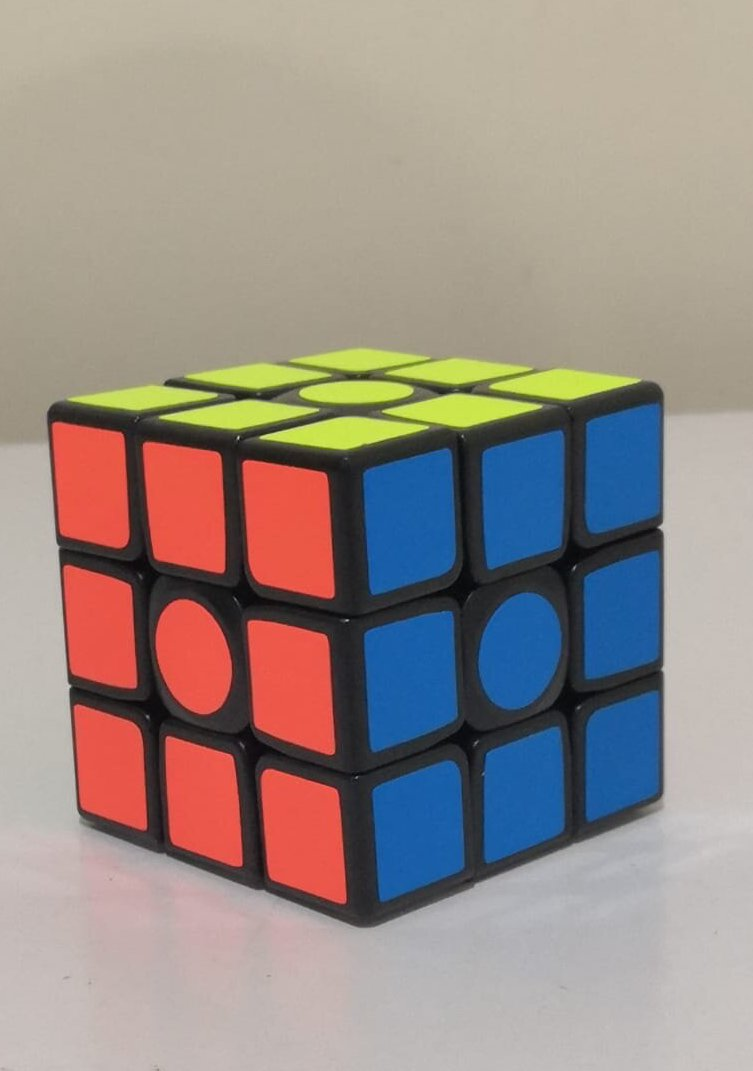
#> input picture object.jpg, 753 x 1071 px
$ jupyter execute --allow-errors 'Camera Calibration.ipynb'   (shell and % lines are left out)
#> lines starting #> are read from the running program, lines starting #| are printed output that depends on the picture; long printed decimals are rounded
## Computer Vision(CS 436, CS5310, EE513) Programming Assignment#2

###  In this part of assignment you'll be determining the intrinsic and extrinsic parameters of a your mobile phone camera using camera calibration techniques.
### Undergrad students have to strictly follow the handout and implement the procedure outlined in the handout. Grad students can follow the handout and get full marks but they are free to experiment and they can look at other ways of finding the projection matrix but keep in mind that you are not allowed to copy code or pictures, the picture you use for calibration should be your own and should be taken from you own mobile phone camera. You should be able to explain every step of your implementation.
### For this assignment we are using the direct linear transformation method

[cell 1]
#Imports
import matplotlib
import cv2
from mpl_toolkits import mplot3d
from matplotlib import pyplot as plt
from matplotlib import cm
from matplotlib import image as mpimg
from matplotlib.pyplot import figure
import seaborn as sns
import numpy as np
import matplotlib.pylab as pl
from matplotlib.colors import ListedColormap

## Part 1 (30 marks for undergrad)
### Take image of a calibration object with your camera phone. Unlike shown in the lecture slides here you are required to choose an appropriate 3D calibration object (i.e. a nonplanar object, a rubiks cube for example) so that the world points on that object span a 3-dimensional space, and the image points are easy to mark. Place the calibration object on a horizontal plane, such as a tabletop, or floor, to take the image. Mark at least 20 image points as carefully as possible and establish their world coordinates in millimeters.
### From this data, compute the camera matrix P. Show the original points and the back-projected camera points on a single image and compute the average re-projection error.

Reading the file "object.jpg".

[cell 2]
plt.figure(figsize=(10,10))
Calibration_object = np.array(mpimg.imread('object.jpg'))
#> Calibration_object is the input picture: shape (1071, 753, 3); mean R, G, B 152.3, 140.6, 135.7
Calibration_object.setflags(write = 1)
plt.imshow(Calibration_object)

Marking 21 image points (with red).

[cell 3]
coordinates = np.array(
    [
     [660, 790, 1, 1],
     [70, 680, 1, 1],
     [145, 700, 1, 1],
     [250, 730, 1, 1],
     [350, 765, 1, 1],
     [80, 810, 1, 1],
     [150, 840, 1, 1],
     [250, 880, 1, 1],
     [360, 915, 1, 1],
     [475, 870, 1, 1],
     [580, 830, 1, 1],
     [235, 585, 1, 1],
     [345, 600, 1, 1],
     [460, 580, 1, 1],
     [570, 550, 1, 1],
     [655, 520, 1, 1],
     [460, 730, 1, 1],
     [570, 700, 1, 1],
     [655, 665, 1, 1],
     [60, 540, 1, 1],
     [135, 555, 1, 1]
    ]
)

[cell 4]
plt.figure(figsize=(10,10))
for x in range(21):
  plt.plot(coordinates[x][0], coordinates[x][1], 'ro', markersize=4)
plt.imshow(Calibration_object)
plt.show()
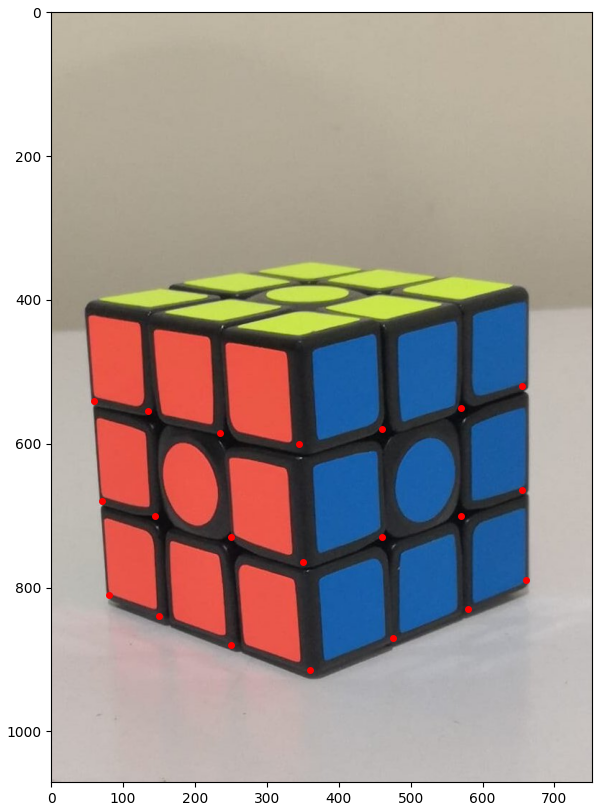
#> figure drawn by matplotlib, 1 panel

Establishing world coordinates in millimeters:

[cell 5]
WorldCoordinates = np.array(
    [
     [3,0,3],
     [0,1,0],
     [1,1,0],
     [2,1,0],
     [3,1,0],
     [0,0,0],
     [1,0,0],
     [2,0,0],
     [3,0,0],
     [3,0,1],
     [3,0,2],
     [2,2,0],
     [3,2,0],
     [3,2,1],
     [3,2,2],
     [3,2,3],
     [3,1,1],
     [3,1,2],
     [3,1,3],
     [0,2,0],
     [1,2,0]
    ]
)

[cell 6]
# these are in milimeters
Height = 57
SmallBoxHeight = 19

[cell 7]
# scaling the world corrdindates
ScaledWorldCoordinates = SmallBoxHeight * WorldCoordinates

[cell 8]
# converting ScaledWorldCoordinates to homogeneous ScaledWorldCoordinates
HomogeneousScaledWorldCoordinates = np.ones((21, 1))
HomogeneousScaledWorldCoordinates = np.append(ScaledWorldCoordinates, HomogeneousScaledWorldCoordinates, axis=1)
HomogeneousScaledWorldCoordinates

Computing the camera matrix P:

[cell 9]
# combining matrix C
NumberOfPoints = 21
C = []

for i in range (NumberOfPoints):
  WorldCoordinateX = HomogeneousScaledWorldCoordinates[i][0]
  WorldCoordinateY = HomogeneousScaledWorldCoordinates[i][1]
  WorldCoordinateZ = HomogeneousScaledWorldCoordinates[i][2]

  coordinatesX = coordinates[i][0]
  coordinatesY = coordinates[i][1]
  coordinatesZ = coordinates[i][2]

  xX = coordinatesX*WorldCoordinateX
  xY = coordinatesX*WorldCoordinateY
  xZ = coordinatesX*WorldCoordinateZ

  row1 = [WorldCoordinateX, WorldCoordinateY, WorldCoordinateZ, 1, 0, 0, 0, 0, -xX, -xY, -xZ, -coordinatesX]
  C.append(row1)

  yX = coordinatesY*WorldCoordinateX
  yY = coordinatesY*WorldCoordinateY
  yZ = coordinatesY*WorldCoordinateZ

  row2 = [0, 0, 0, 0, WorldCoordinateX, WorldCoordinateY, WorldCoordinateZ, 1, -yX, -yY, -yZ, -coordinatesY]
  C.append(row2)

C = np.array(C)

[cell 10]
# Calculating the null space of C
NullSpaceOfC = np.linalg.svd(C)

[cell 11]
# Extracting V transpose
VTranspose = NullSpaceOfC[2]

[cell 12]
# Extracting the last column of V transpose
SingularValueOfZeroColumn = VTranspose[-1]
SingularValueOfZeroColumn

[cell 13]
# Reshaping SingularValueOfZeroColumn into a 3x4 matrix
P = SingularValueOfZeroColumn.reshape(3,4)
P

Computing the average re-projection error

[cell 14]
coordinatesTranspose = coordinates.transpose()
HomogeneousScaledWorldCoordinatesTranspose = HomogeneousScaledWorldCoordinates.transpose()
BackProjectedCameraPoints = P.dot(HomogeneousScaledWorldCoordinatesTranspose)

for i in range(NumberOfPoints):
  BackProjectedCameraPoints[0][i] /= BackProjectedCameraPoints[2][i]
  BackProjectedCameraPoints[1][i] /= BackProjectedCameraPoints[2][i]
  BackProjectedCameraPoints[2][i] = 1

errorX = BackProjectedCameraPoints[0] - coordinatesTranspose[0]
errorY = BackProjectedCameraPoints[1] - coordinatesTranspose[1]
Square = np.square(errorX + errorY)
Sum = np.sum(Square)
sqrt = np.sqrt(Sum)
ReProjectionError = sqrt/25
ReProjectionError

Showing the original points and the back-projected camera points on a single image.

[cell 15]
plt.figure(figsize=(10,10))
plt.plot(coordinatesTranspose[0], coordinatesTranspose[1], 'bo', label='Original', markersize=6)
plt.plot(BackProjectedCameraPoints[0], BackProjectedCameraPoints[1], 'ro', label='Back-projected', markersize=6)
plt.legend()
plt.imshow(Calibration_object)
plt.show()

## Part 2 (10 marks)
### Since we are using direct linear transformation, you are required to implement QR decomposition of a matrix

[cell 16]
# This function takes a matrix and returns its QR decomposition
def QR_Decomposition(M):
  decomposition = np.linalg.qr(M)
  return decomposition

## Part 3 (30 marks)
### Compute camera center C, intrinsic matrix K and Rotation matrix R. Generate a 3D figure which shows the calibration points, the camera center and the orientation of the camera in 3D (You also have to plot the points for 3d calibration object as well)

Computing the camera center C:

[cell 17]
# Calculating the null space of P
NullSpaceOfP = np.linalg.svd(P)

[cell 18]
# Extracting V transpose
VTranspose = NullSpaceOfP[2]

[cell 19]
# Extracting the last column of V transpose
SingularValueOfZeroColumn = VTranspose[-1]
SingularValueOfZeroColumn

[cell 20]
# Reshaping SingularValueOfZeroColumn into a 4x1 matrix
C = SingularValueOfZeroColumn.reshape(4,1)
C

[cell 21]
# We need to format [[x],[y],[z],[1]] so we manipulate
factor = C[3]
C = C/factor
C

Computing the intrinsic matrix K:

[cell 22]
# The initial 3x3 matrix of P is KR so we can simply extract that
KR = P[:3, :3]
KR

[cell 23]
# We take the inverse of KR
InverseOfKR = np.linalg.inv(KR)
InverseOfKR

[cell 24]
# Pass the inverse of KR as an argument to the QR decomposition function we made in part 2 to get Q and L
Q, L = QR_Decomposition(InverseOfKR)
L

[cell 25]
# Compute K by taking the inverse of L
K = np.linalg.inv(L)
K

[cell 26]
# Normalising K
Factor = K[2,2]
K = K/K[2,2]
K

Computing the Rotation Matrix R:

[cell 27]
# Compute R by taking the inverse of Q
R = np.linalg.inv(Q)
R

Generating a 3D figure which shows the calibration points, the camera center and the orientation of the camera in 3D (also plotting the points for 3d calibration object as well).

[cell 28]
orientation = P[2]
lastCol = orientation[-1]
UpdatedOrientation = orientation/lastCol
UpdatedOrientation

[cell 29]
a, b, c, d = UpdatedOrientation

[cell 30]
Range = range(50)
x, y = np.meshgrid(Range, Range)

[cell 31]
x = x + C[0] - 25
y = y + C[1] - 25

[cell 32]
z = (-a*x-b*y-d)*1.0/c

#> (a cell that did not finish here is left out)

## Part 4 (20 marks)
### Search for the sensor information of your camera on the web. From this information, compute the focal length in mm. The following link may be useful to look up sensor sizes in mm(since most smartphone sensor sizes will be quoted in inches):
https://www.digicamdb.com/sensor-sizes/
### now re-plot everything along with the principal point of camera

Computing the focal length in mm:

[cell 34]
# The phone used to take the picture was huawei nova 3.
# The sensor size is 1/2.8 inches
SensorWidth = 5.145
SensorHeight = 3.86

[cell 35]
# Finding dimensions of the image captured
dimension = Calibration_object.shape
#> dimension = (1071, 753, 3)
dimension
#> Out = (1071, 753, 3)

[cell 36]
width = dimension[0]
#> width = 1071
height = dimension[1]
#> height = 753

[cell 37]
Mx = height/SensorHeight
#> Mx = 195.1
Mx = round(Mx, 2)

My = width/SensorWidth
#> My = 208.2
My = round(My, 2)

X = abs(K[0,0])
Y = abs(K[1,1])

Fx = X/Mx
#> Fx = 8.51
Fy = Y/My
#> Fy = 7.82

print(Fx, Fy)
#| 8.506 7.819
